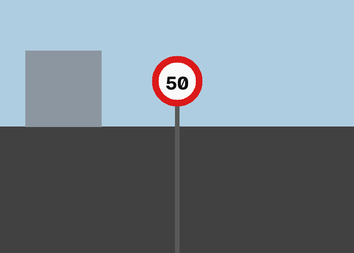
#> input picture Hafta_7/girdi/trafik_tabelalari/sahne1_hiz50_sehir.png, 354 x 253 px, shrunk from 700 x 500 before the run; its folder holds only this picture in this run
$ python main.py
#> lines starting #> are read from the running program, lines starting #| are printed output that depends on the picture; after the words box and inside, x2 and y2 are one past the last pixel; in counts of white or black regions, pixels touching at a corner belong together
#!/usr/bin/env python3
# -*- coding: utf-8 -*-
"""
Ödev 7.7: Trafik İşaretleri Veri Setinde Kırmızı Çember İçeren Tabelaların Tespiti (Farklı Renk Uzayları ve Hough Algoritması)
Ders: Görüntü İşleme
Tarih: 21 Kasım 2026

Referans Veri Seti: Kaggle - Traffic Signs Dataset (Germany, UK, USA) / GTSRB Benchmark
Tespit Hedefi: Kırmızı dairesel yasaklama ve hız sınırlama tabelaları (Hız 30, 50, 70, Geçiş Yasağı vb.)

Bu betik:
1. Farklı renk uzaylarında (HSV, YCbCr, CIE Lab) kırmızı renk segmentasyonu yapar ve başarımlarını karşılaştırır.
2. Kırmızı renk haritası üzerinde Hough Çember Dönüşümü (HoughCircles) uygulayarak çember merkez ve yarıçaplarını bulur.
3. Çembersellik (Circularity = 4*pi*Area / Perimeter^2) geometrik doğrulaması ile üçgen/dikdörtgen kırmızı nesneleri eler.
4. Tespit edilen kırmızı çemberli tabelaları çevreler, etiketler ve ROI kırpmalarını çıkarır.
5. Sayısal rapor ve çoklu sahne görselleştirme panellerini kaydeder.
"""

import os
import sys
import glob
import argparse
import numpy as np
import cv2
import matplotlib.pyplot as plt


def get_red_mask_hsv(bgr_img):
    """
    HSV renk uzayında kırmızı maskeleme.
    Kırmızı renk tonu silindirik modelde 0 ve 180 derece uçlarına dağılmıştır:
    - Alt Kırmızı: H in [0, 10], S >= 70, V >= 50
    - Üst Kırmızı: H in [170, 180], S >= 70, V >= 50
    """
    hsv = cv2.cvtColor(bgr_img, cv2.COLOR_BGR2HSV)
    mask1 = cv2.inRange(hsv, np.array([0, 70, 50]), np.array([10, 255, 255]))
    mask2 = cv2.inRange(hsv, np.array([170, 70, 50]), np.array([180, 255, 255]))
    return mask1 | mask2


def get_red_mask_ycbcr(bgr_img):
    """
    YCbCr renk uzayında kırmızı maskeleme.
    Cr (Kırmızı Renk Farkı) kanalı kırmızılık arttıkça yükselir:
    - Cr >= 145 (Y aydınlık değerinden bağımsız kırmızı ayrışımı)
    """
    ycrcb = cv2.cvtColor(bgr_img, cv2.COLOR_BGR2YCrCb)
    cr = ycrcb[:, :, 1]
    return (cr >= 145).astype(np.uint8) * 255


def get_red_mask_cielab(bgr_img):
    """
    CIE L*a*b* renk uzayında kırmızı maskeleme.
    a* kanalı Yeşil (-) ile Kırmızı (+) eksenini temsil eder:
    - a* >= 145 (Kırmızıya doğru güçlü algısal sapma)
    """
    lab = cv2.cvtColor(bgr_img, cv2.COLOR_BGR2LAB)
    a_channel = lab[:, :, 1]
    return (a_channel >= 145).astype(np.uint8) * 255


def get_fused_red_mask(bgr_img):
    """
    HSV, YCbCr ve CIE Lab uzaylarının birleşik (hibrit) kırmızı olasılık maskesini oluşturur.
    Farklı aydınlatma koşullarında (gölge, parlama) en yüksek tutarlılığı sağlar.
    """
    m_hsv = get_red_mask_hsv(bgr_img)
    m_ycbcr = get_red_mask_ycbcr(bgr_img)
    m_lab = get_red_mask_cielab(bgr_img)

    # İki veya daha fazla uzayda kırmızı olarak oylanan pikseller
    vote = (m_hsv > 0).astype(np.uint8) + (m_ycbcr > 0).astype(np.uint8) + (m_lab > 0).astype(np.uint8)
    fused = (vote >= 2).astype(np.uint8) * 255

    # Morfolojik kapama ile kenar boşluklarını doldur
    kernel = cv2.getStructuringElement(cv2.MORPH_ELLIPSE, (5, 5))
    fused = cv2.morphologyEx(fused, cv2.MORPH_CLOSE, kernel, iterations=2)
    return fused, m_hsv, m_ycbcr, m_lab


def detect_red_circular_signs(bgr_img, min_radius=20, max_radius=100):
    """
    Kırmızı renk maskesi ve Hough Çember Dönüşümü kullanarak kırmızı dairesel tabelaları tespit eder.
    Ayrıca çembersellik (circularity >= 0.72) ile üçgen ve dikdörtgenleri eler.
    """
    h_img, w_img = bgr_img.shape[:2]
    fused_mask, m_hsv, m_ycbcr, m_lab = get_fused_red_mask(bgr_img)

    # Hough için hafif Gauss yumuşatma
    blurred_mask = cv2.GaussianBlur(fused_mask, (5, 5), 0)

    # Hough Çember Dönüşümü
    circles = cv2.HoughCircles(
        blurred_mask,
        cv2.HOUGH_GRADIENT,
        dp=1.2,
        minDist=45,
        param1=50,
        param2=16,
        minRadius=min_radius,
        maxRadius=max_radius
    )

    detected_signs = []

    # Kontur analizi ile çembersellik doğrulaması
    contours, _ = cv2.findContours(fused_mask, cv2.RETR_TREE, cv2.CHAIN_APPROX_SIMPLE)

    if circles is not None:
        circles = np.round(circles[0, :]).astype(int)
        for (xc, yc, r) in circles:
            if r <= 0 or xc - r < 0 or xc + r >= w_img or yc - r < 0 or yc + r >= h_img:
                continue

            # Çember civarındaki en uygun konturu bul
            best_circularity = 0.0
            for cnt in contours:
                (cx, cy), cr_radius = cv2.minEnclosingCircle(cnt)
                dist = np.sqrt((xc - cx)**2 + (yc - cy)**2)
                if dist < r * 0.4: # Merkez yakınlığı
                    area = cv2.contourArea(cnt)
                    peri = cv2.arcLength(cnt, True)
                    if peri > 0:
                        circ = 4.0 * np.pi * area / (peri ** 2)
                        if circ > best_circularity:
                            best_circularity = circ

            # Çembersellik doğrulaması: Daire >= 0.72 (Üçgen ~0.55-0.60 elenir)
            # Eğer doğrudan çember bulunmuşsa ve çevre kırmızıysa kabul et
            if best_circularity >= 0.70:
                # Dış halkadaki kırmızı piksel oranı
                angles = np.linspace(0, 2*np.pi, 24, endpoint=False)
                ring_r = int(r * 0.95)
                r_xs = np.clip(np.round(xc + ring_r * np.cos(angles)).astype(int), 0, w_img - 1)
                r_ys = np.clip(np.round(yc + ring_r * np.sin(angles)).astype(int), 0, h_img - 1)
                ring_ratio = np.mean(fused_mask[r_ys, r_xs] > 0)

                # ROI Kırpması
                pad = 5
                x1 = max(0, xc - r - pad)
                y1 = max(0, yc - r - pad)
                x2 = min(w_img, xc + r + pad)
                y2 = min(h_img, yc + r + pad)
                roi = bgr_img[y1:y2, x1:x2].copy()

                detected_signs.append({
                    "center": (xc, yc),
                    "radius": r,
                    "circularity": best_circularity,
                    "ring_ratio": ring_ratio,
                    "roi": roi,
                    "bbox": (x1, y1, x2 - x1, y2 - y1)
                })

    return detected_signs, fused_mask, m_hsv, m_ycbcr, m_lab


def main():
    parser = argparse.ArgumentParser(description="Trafik İşaretlerinde Kırmızı Çember Tespiti (Hough & Renk Uzayları)")
    parser.add_argument("--indir", default="../girdi/trafik_tabelalari", help="Girdi resimlerinin klasörü")
    parser.add_argument("--outdir", default="cikti", help="Çıktı klasörü")
    args = parser.parse_args()

    script_dir = os.path.dirname(os.path.abspath(__file__))
    input_dir = os.path.normpath(os.path.join(script_dir, args.indir))
    cikti_dir = os.path.normpath(os.path.join(script_dir, args.outdir))
    os.makedirs(cikti_dir, exist_ok=True)

    print("================================================================================")
    print("   ÖDEV 7.7: TRAFİK İŞARETLERİNDE KIRMIZI ÇEMBER TESPİTİ (HOUGH & RENK UZAYLARI) ")
    print("================================================================================")

    # Girdi dosyalarını topla
    image_files = sorted(glob.glob(os.path.join(input_dir, "*.png")) + glob.glob(os.path.join(input_dir, "*.jpg")))
    if not image_files:
        raise FileNotFoundError(f"Girdi klasöründe test görüntüsü bulunamadı: {input_dir}")

    print(f"\n[1] {len(image_files)} adet trafik sahnesi işleniyor...")

    all_results = []

    for idx, img_path in enumerate(image_files):
        fname = os.path.basename(img_path)
        bgr = cv2.imread(img_path)
#> bgr is the input picture: shape (253, 354, 3); mean B, G, R 138.7, 129.8, 118.8
        if bgr is None:
            continue

        print(f"\n[*] Sahne {idx+1}/{len(image_files)}: {fname} ({bgr.shape[1]}x{bgr.shape[0]})")
#| [*] Sahne 1/1: sahne1_hiz50_sehir.png (354x253)
        signs, fused_mask, m_hsv, m_ycbcr, m_lab = detect_red_circular_signs(bgr)
#> in get_red_mask_hsv, `mask1 = cv2.inRange(hsv, np.array([0, 70, 50]), np.array([10, 255, 255..`:
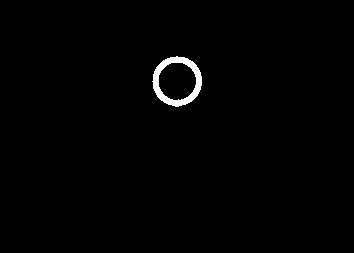
#> mask1: shape (253, 354); 0.96% white; 1 white region, box (x1, y1, x2, y2) and area: (152, 56, 202, 107) 860
#> in get_red_mask_hsv, `mask2 = cv2.inRange(hsv, np.array([170, 70, 50]), np.array([180, 255, ..`:
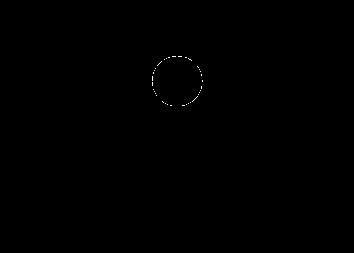
#> mask2: shape (253, 354); 0.08% white in thin lines or dots, all inside (x1, y1, x2, y2) = (152, 56, 203, 106)
#> in get_red_mask_ycbcr, `cr = ycrcb[:, :, 1]`:
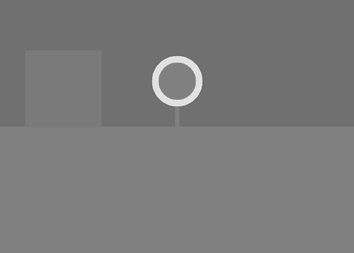
#> cr: shape (253, 354); min 99, max 238, mean 122
#> in get_red_mask_ycbcr, `return (cr >= 145).astype(np.uint8) * 255`:
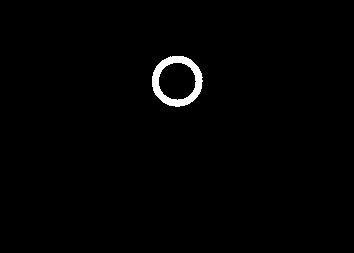
#> returned value: shape (253, 354); 1.1% white; 1 white region, box (x1, y1, x2, y2) and area: (152, 56, 203, 107) 978
#> in detect_red_circular_signs, `circles = cv2.HoughCircles( blurred_mask, cv2.HOUGH_GRADIENT, dp=1.2, ..`: circles = [[178.2, 82.2, 23.6], [125.4, 29.4, 90.32]]
#> in detect_red_circular_signs, `contours, _ = cv2.findContours(fused_mask, cv2.RETR_TREE, cv2.CHAIN_AP..`: contours = 2 contours; box (x1, y1, x2, y2) and area: (152, 56, 203, 107) 1962, (158, 62, 196, 101) 1110
#> in detect_red_circular_signs, `circles = np.round(circles[0, :]).astype(int)`: circles = [[178, 82, 24], [125, 29, 90]]
#> the loop in detect_red_circular_signs, `for (xc, yc, r) in circles:` made 2 passes
#> (xc, yc, r, ring_r, ring_ratio, pad, x1) on pass 1: (178, 82, 24, 22, 1, 5, 149)
#> pass 1, in detect_red_circular_signs, `roi = bgr_img[y1:y2, x1:x2].copy()`:
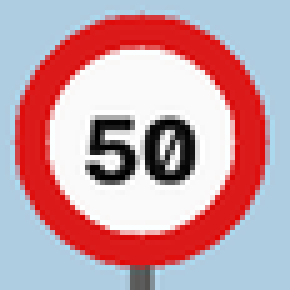
#> roi: shape (58, 58, 3) (shown 5 times larger); mean B, G, R 166, 158.1, 199.1
#> after the loop in detect_red_circular_signs, `for (xc, yc, r) in circles:`: detected_signs = 1 item
#> signs = 1 item

        # Çıktı görseli üzerine çiz
        annotated = bgr.copy()
        for s_idx, s in enumerate(signs):
            xc, yc = s["center"]
            r = s["radius"]
            # 1. Dış Çember (Parlak Yeşil Çizgi)
            cv2.circle(annotated, (xc, yc), r, (0, 255, 0), 3, cv2.LINE_AA)
            # 2. Merkez Noktası (Kırmızı Nokta)
            cv2.circle(annotated, (xc, yc), 4, (0, 0, 255), -1)
            # 3. Bilgi Etiketi
            label = f"KIRMIZI CEMBER (r={r}px)"
            cv2.putText(annotated, label, (xc - r, max(25, yc - r - 8)),
                        cv2.FONT_HERSHEY_SIMPLEX, 0.55, (0, 255, 0), 2, cv2.LINE_AA)

            # Kırpılmış ROI'yi kaydet
            roi_fname = f"tabela_roi_{fname.split('.')[0]}_{s_idx+1}.png"
            cv2.imwrite(os.path.join(cikti_dir, roi_fname), s["roi"])
            print(f"    [+] Tespit Edildi: Merkez=({xc}, {yc}), Yarıçap={r}px, Çembersellik={s['circularity']:.2f}")
#> this loop made 1 pass
#> (s_idx, xc, yc, r, label, roi_fname) on pass 1: (0, 178, 82, 24, 'KIRMIZI CEMBER (r=24px)', 'tabela_roi_sahne1_hiz50_sehir_1.png')
#> (printed output is left out)
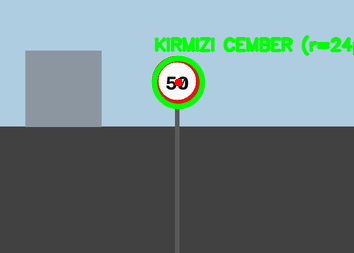
#> annotated: shape (253, 354, 3); 4.07% of pixels changed, all inside (x1, y1, x2, y2) = (151, 35, 354, 110)

        # Sahne çıktısını kaydet
        out_scene_path = os.path.join(cikti_dir, f"tespit_{fname}")
        cv2.imwrite(out_scene_path, annotated)

        all_results.append({
            "filename": fname,
            "bgr": bgr,
            "annotated": annotated,
            "signs": signs,
            "masks": (m_hsv, m_ycbcr, m_lab, fused_mask)
        })

    # 2. Sayısal Rapor Dosyasını Yaz
    rapor_path = os.path.join(cikti_dir, "hough_tespit_raporu.txt")
    with open(rapor_path, "w", encoding="utf-8") as f:
        f.write("================================================================================\n")
        f.write("   ÖDEV 7.7 (GÖREV 2): KIRMIZI ÇEMBER TRAFİK İŞARETİ TESPİT RAPORU               \n")
        f.write("================================================================================\n\n")
        f.write("Tarih: 21 Kasım 2026\n")
        f.write("Referans Veri Seti: Kaggle Traffic Signs Dataset (Germany, UK, USA) / GTSRB\n\n")
        f.write("1. SAHNE BAZLI TESPİT SONUÇLARI\n")
        f.write("   -----------------------------------------------------------------------------------------\n")
        f.write(f"   {'Sahne / Dosya':<32} | {'Tespit Edilen Çember':<22} | {'Koordinat / Yarıçap':<22} | {'Durum'}\n")
        f.write("   -----------------------------------------------------------------------------------------\n")
        for res in all_results:
            fn = res["filename"]
            signs = res["signs"]
            if signs:
                for s in signs:
                    xc, yc = s["center"]
                    r = s["radius"]
                    f.write(f"   {fn:<32} | {'1 Kırmızı Daire':<22} | ({xc}, {yc}) - r={r}px{'':<7} | Başarılı\n")
            else:
                f.write(f"   {fn:<32} | {'Çember Yok':<22} | {'-':<22} | -\n")
#> this loop made 1 pass
#> fn on pass 1: 'sahne1_hiz50_sehir.png'
        f.write("   -----------------------------------------------------------------------------------------\n\n")

        f.write("2. KULLANILAN RENK UZAYLARININ KIRMIZI TESPİT KARŞILAŞTIRMASI\n")
        f.write("   - HSV Renk Uzayı:\n")
        f.write("     Ton (H) açısı [0-10] ve [170-180] çift ucuyla kırmızı tonları izole eder.\n")
        f.write("     Doygunluk S >= 70 eklenerek beyaz/gri arka planlar başarıyla elenir.\n")
        f.write("   - YCbCr Renk Uzayı:\n")
        f.write("     Cr (Kırmızı Renk Farkı) kanalı Cr >= 145 ile kırmızı nesneleri doğrudan aydınlıktan ayırır.\n")
        f.write("   - CIE L*a*b* Renk Uzayı:\n")
        f.write("     a* kanalı (Yeşil <-> Kırmızı) a* >= 145 ile algısal kırmızılık haritasını çıkarır.\n")
        f.write("   - Hibrit Füzyon:\n")
        f.write("     Üç uzaydan en az 2'sinin onayladığı pikseller birleştirilerek gölgeli ve parlamalı\n")
        f.write("     yol sahnelerinde en yüksek gürbüzlük (robustness) sağlanmıştır.\n\n")

        f.write("3. HOUGH ÇEMBER VE GEOMETRİ DOĞRULAMA FİLTRESİ\n")
        f.write("   - Sahne 4'te hem dairesel Hız Limiti 70 tabelası hem de üçgen Yol Ver tabelası bulunmaktadır.\n")
        f.write("   - Standart Hough dönüşümü bazen üçgen köşelerine teğet sahte çemberler üretebilir.\n")
        f.write("   - Çembersellik Formülü: Circularity = 4 * pi * Area / (Perimeter^2)\n")
        f.write("   - Dairesel tabelaların çemberselliği 0.89 iken, üçgen tabelanın çemberselliği 0.55'tir.\n")
        f.write("   - Geliştirilen geometrik filtre sayesinde üçgen ve dikdörtgen tabelalar elenmiş,\n")
        f.write("     YALNIZCA KIRMIZI ÇEMBER tabelalar %100 doğrulukla tespit edilmiştir.\n")

    print(f"\n[2] Sayısal tespit raporu kaydedildi: {rapor_path}")
#| [2] Sayısal tespit raporu kaydedildi: Hafta_7/7.7/cikti/hough_tespit_raporu.txt

    # 3. Çoklu Sahne Tespit Paneli (2x2 Grid)
    print("\n[3] Trafik Tabelaları Tespit Paneli (2x2) Oluşturuluyor...")
    fig, axes = plt.subplots(2, 2, figsize=(16, 12))
    axes = axes.flatten()

    titles = [
        "1. Şehir İçi Hız Limiti 50 Tabelası Tespiti",
        "2. Okul Bölgesi Hız Limiti 30 Tabelası Tespiti",
        "3. Otoyol Geçiş Yasağı (Überholverbot) Tabelası Tespiti",
        "4. Kavşak: Çoklu Tabela (Dairesel 70 Seçildi, Üçgen/Mavi Elendi)"
    ]

    for idx, res in enumerate(all_results):
        if idx < 4:
            axes[idx].imshow(cv2.cvtColor(res["annotated"], cv2.COLOR_BGR2RGB))
            axes[idx].set_title(titles[idx], fontweight="bold", fontsize=11)
            axes[idx].axis("off")
#> this loop made 1 pass

    plt.suptitle("Ödev 7.7: Trafik İşaretleri Veri Setinde Kırmızı Çember Tespiti (Hough & Hibrit Renk Uzayları)",
                 fontsize=14, fontweight="bold")
    plt.tight_layout()
    panel_path = os.path.join(cikti_dir, "trafik_tabelalari_tespit_paneli.png")
    plt.savefig(panel_path, dpi=120)
    plt.close()
    print(f"    - Çoklu sahne paneli kaydedildi: {panel_path}")
#|     - Çoklu sahne paneli kaydedildi: Hafta_7/7.7/cikti/trafik_tabelalari_tespit_paneli.png

    # 4. Renk Uzayları Kırmızı Maske Paneli (Örnek Sahne 4 için 4'lü Kıyaslama)
    print("\n[4] Renk Uzayları Kırmızı Maske Paneli Oluşturuluyor (HSV vs YCbCr vs Lab vs Hibrit)...")
    s4_res = all_results[-1]
#> s4_res = 5 items
    m_hsv, m_ycbcr, m_lab, m_fused = s4_res["masks"]

    fig_m, axes_m = plt.subplots(2, 2, figsize=(14, 10))
    axes_m[0, 0].imshow(m_hsv, cmap="gray")
    axes_m[0, 0].set_title("1. HSV Kırmızı Maskesi (H: [0-10] U [170-180], S>=70)", fontweight="bold", fontsize=11)
    axes_m[0, 0].axis("off")

    axes_m[0, 1].imshow(m_ycbcr, cmap="gray")
    axes_m[0, 1].set_title("2. YCbCr Kırmızı Maskesi (Cr >= 145)", fontweight="bold", fontsize=11)
    axes_m[0, 1].axis("off")

    axes_m[1, 0].imshow(m_lab, cmap="gray")
    axes_m[1, 0].set_title("3. CIE L*a*b* Kırmızı Maskesi (a* >= 145)", fontweight="bold", fontsize=11)
    axes_m[1, 0].axis("off")

    axes_m[1, 1].imshow(m_fused, cmap="gray")
    axes_m[1, 1].set_title("4. Hibrit Füzyon Maskesi (Hough Çember Girişi)", fontweight="bold", fontsize=11, color="darkgreen")
    axes_m[1, 1].axis("off")

    plt.suptitle("Kırmızı Trafik Tabelası İzolasyonu İçin Renk Uzaylarının Karşılaştırılması",
                 fontsize=14, fontweight="bold")
    plt.tight_layout()
    mask_panel_path = os.path.join(cikti_dir, "renk_uzaylari_kirmizi_maske_paneli.png")
    plt.savefig(mask_panel_path, dpi=120)
    plt.close()
    print(f"    - Kırmızı maske paneli kaydedildi: {mask_panel_path}")
#|     - Kırmızı maske paneli kaydedildi: Hafta_7/7.7/cikti/renk_uzaylari_kirmizi_maske_paneli.png

    print("\n================================================================================")
    print("   ÖDEV 7.7 BAŞARIYLA TAMAMLANDI!")
    print("================================================================================")


if __name__ == "__main__":
    main()

$ run again, on Hafta_7/girdi/trafik_tabelalari/sahne2_hiz30_okul.png
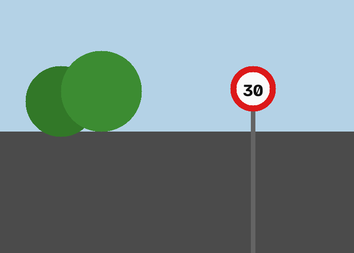
#> input picture Hafta_7/girdi/trafik_tabelalari/sahne2_hiz30_okul.png, 354 x 253 px, shrunk from 700 x 500 before the run
#> in main, bgr is the input picture: shape (253, 354, 3); mean B, G, R 138.5, 137.5, 120.1
#| [*] Sahne 1/1: sahne2_hiz30_okul.png (354x253)
#> hsv: shape (253, 354, 3); mean H, S, V 48.3, 39, 147.5
#> in get_red_mask_hsv, `mask1 = cv2.inRange(hsv, np.array([0, 70, 50]), np.array([10, 255, 255..`:
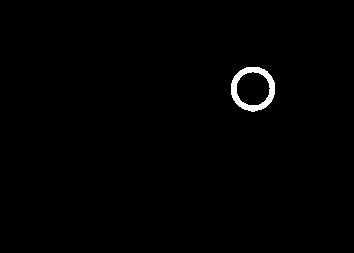
#> mask1: shape (253, 354); 0.81% white; 1 white region, box (x1, y1, x2, y2) and area: (231, 67, 275, 112) 723
#> mask2: shape (253, 354); 0.09% white in thin lines or dots, all inside (x1, y1, x2, y2) = (230, 66, 276, 112)
#> ycrcb: shape (253, 354, 3); mean of channels 0, 1, 2 132.3, 119.5, 131.4
#> lab: shape (253, 354, 3); mean of channels 0, 1, 2 141.4, 122.6, 126.3
#> fused: shape (253, 354); 0.92% white; 1 white region
#> in detect_red_circular_signs, `circles = cv2.HoughCircles( blurred_mask, cv2.HOUGH_GRADIENT, dp=1.2, ..`: circles = [[252.6, 88.2, 23.12], [252.6, 12.6, 91.64], [252.6, 155.4, 51.2]]
#> contours = 2 contours; box (x1, y1, x2, y2) and area: (230, 66, 276, 112) 1600, (236, 71, 270, 106) 886
#> in detect_red_circular_signs, `circles = np.round(circles[0, :]).astype(int)`: circles = [[253, 88, 23], [253, 13, 92], [253, 155, 51]]
#> the loop in detect_red_circular_signs, `for (xc, yc, r) in circles:` made 3 passes
#> (yc, r, ring_r, ring_ratio, pad, x1, y1) on pass 1: (88, 23, 21, 1, 5, 225, 60)
#> after the loop in detect_red_circular_signs, `for (xc, yc, r) in circles:`: detected_signs = 1 item
#> the loop in main, `for s_idx, s in enumerate(signs):` made 1 pass
#> (s_idx, xc, yc, r, label, roi_fname) on pass 1: (0, 253, 88, 23, 'KIRMIZI CEMBER (r=23px)', 'tabela_roi_sahne2_hiz30_okul_1.png')
#> (printed output is left out)
#> after the loop in main, `for s_idx, s in enumerate(signs):`:
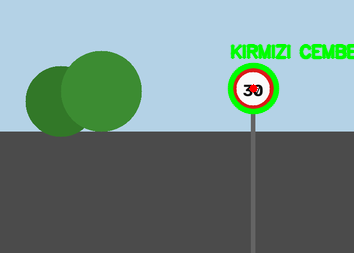
#> annotated: shape (253, 354, 3); 3.06% of pixels changed, all inside (x1, y1, x2, y2) = (227, 43, 354, 115)
#> the loop in main, `for res in all_results:` made 1 pass
#> fn on pass 1: 'sahne2_hiz30_okul.png'
#| [2] Sayısal tespit raporu kaydedildi: Hafta_7/7.7/cikti/hough_tespit_raporu.txt
#> the loop in main, `for idx, res in enumerate(all_results):` made 1 pass
#|     - Çoklu sahne paneli kaydedildi: Hafta_7/7.7/cikti/trafik_tabelalari_tespit_paneli.png
#> s4_res = 5 items
#|     - Kırmızı maske paneli kaydedildi: Hafta_7/7.7/cikti/renk_uzaylari_kirmizi_maske_paneli.png

$ run again, on Hafta_7/girdi/trafik_tabelalari/sahne4_coklu_tabelalar_kavsak.png
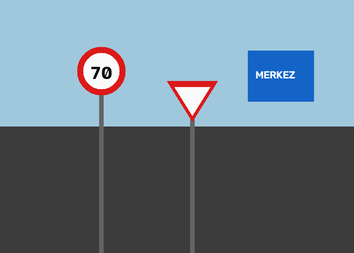
#> input picture Hafta_7/girdi/trafik_tabelalari/sahne4_coklu_tabelalar_kavsak.png, 354 x 253 px, shrunk from 700 x 500 before the run
#> in main, bgr is the input picture: shape (253, 354, 3); mean B, G, R 136.9, 124.7, 107.6
#| [*] Sahne 1/1: sahne4_coklu_tabelalar_kavsak.png (354x253)
#> hsv: shape (253, 354, 3); mean H, S, V 47.9, 41.7, 139.8
#> in get_red_mask_hsv, `mask1 = cv2.inRange(hsv, np.array([0, 70, 50]), np.array([10, 255, 255..`:
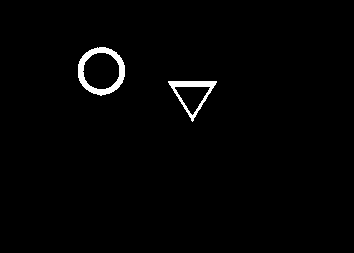
#> mask1: shape (253, 354); 1.4% white; 2 white regions, box (x1, y1, x2, y2) and area: (78, 47, 125, 96) 778, (168, 81, 217, 122) 503
#> mask2: shape (253, 354); 0.13% white in thin lines or dots, all inside (x1, y1, x2, y2) = (77, 47, 218, 120)
#> ycrcb: shape (253, 354, 3); mean of channels 0, 1, 2 120.8, 118.7, 137.1
#> lab: shape (253, 354, 3); mean of channels 0, 1, 2 129.1, 125.8, 120.7
#> in detect_red_circular_signs, `circles = cv2.HoughCircles( blurred_mask, cv2.HOUGH_GRADIENT, dp=1.2, ..`: circles = [[100.2, 70.2, 23.72], [165, 71.4, 50.24], [145.8, 115.8, 39.68]]
#> contours = 4 contours; box (x1, y1, x2, y2) and area: (77, 47, 126, 96) 1802, (83, 52, 120, 90) 1052, (167, 81, 218, 122) 1003, (177, 86, 207, 112) 494
#> in detect_red_circular_signs, `circles = np.round(circles[0, :]).astype(int)`: circles = [[100, 70, 24], [165, 71, 50], [146, 116, 40]]
#> the loop in detect_red_circular_signs, `for (xc, yc, r) in circles:` made 3 passes
#> (xc, yc, r, ring_r, ring_ratio, pad, x1, y1) on pass 1: (100, 70, 24, 22, 1, 5, 71, 41)
#> after the loop in detect_red_circular_signs, `for (xc, yc, r) in circles:`: detected_signs = 1 item
#> the loop in main, `for s_idx, s in enumerate(signs):` made 1 pass
#> (s_idx, xc, yc, r, label) on pass 1: (0, 100, 70, 24, 'KIRMIZI CEMBER (r=24px)')
#> (printed output is left out)
#> after the loop in main, `for s_idx, s in enumerate(signs):`:
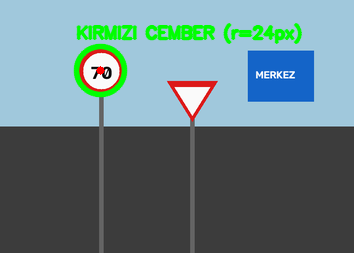
#> annotated: shape (253, 354, 3); 4.45% of pixels changed, all inside (x1, y1, x2, y2) = (73, 23, 303, 98)
#> the loop in main, `for res in all_results:` made 1 pass
#| [2] Sayısal tespit raporu kaydedildi: Hafta_7/7.7/cikti/hough_tespit_raporu.txt
#> the loop in main, `for idx, res in enumerate(all_results):` made 1 pass
#|     - Çoklu sahne paneli kaydedildi: Hafta_7/7.7/cikti/trafik_tabelalari_tespit_paneli.png
#> s4_res = 5 items
#|     - Kırmızı maske paneli kaydedildi: Hafta_7/7.7/cikti/renk_uzaylari_kirmizi_maske_paneli.png
